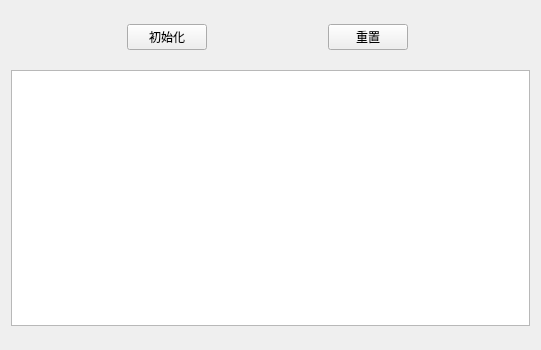
<?xml version="1.0" encoding="UTF-8"?>
<ui version="4.0">
 <class>QT_InitializeKGC</class>
 <widget class="QWidget" name="QT_InitializeKGC">
  <property name="geometry">
   <rect>
    <x>0</x>
    <y>0</y>
    <width>541</width>
    <height>350</height>
   </rect>
  </property>
  <property name="windowTitle">
   <string>Form</string>
  </property>
  <layout class="QGridLayout" name="gridLayout_2">
   <item row="0" column="0">
    <layout class="QGridLayout" name="gridLayout" rowstretch="1,3,1,19,1" rowminimumheight="1,3,1,19,1">
     <item row="3" column="0" colspan="2">
      <widget class="QTextEdit" name="edit_text"/>
     </item>
     <item row="2" column="0">
      <spacer name="verticalSpacer">
       <property name="orientation">
        <enum>Qt::Vertical</enum>
       </property>
       <property name="sizeHint" stdset="0">
        <size>
         <width>17</width>
         <height>13</height>
        </size>
       </property>
      </spacer>
     </item>
     <item row="0" column="0" colspan="2">
      <spacer name="verticalSpacer_3">
       <property name="orientation">
        <enum>Qt::Vertical</enum>
       </property>
       <property name="sizeHint" stdset="0">
        <size>
         <width>20</width>
         <height>40</height>
        </size>
       </property>
      </spacer>
     </item>
     <item row="4" column="0" colspan="2">
      <spacer name="verticalSpacer_2">
       <property name="orientation">
        <enum>Qt::Vertical</enum>
       </property>
       <property name="sizeHint" stdset="0">
        <size>
         <width>20</width>
         <height>40</height>
        </size>
       </property>
      </spacer>
     </item>
     <item row="1" column="0">
      <layout class="QHBoxLayout" name="horizontalLayout">
       <item>
        <spacer name="horizontalSpacer_2">
         <property name="orientation">
          <enum>Qt::Horizontal</enum>
         </property>
         <property name="sizeHint" stdset="0">
          <size>
           <width>40</width>
           <height>20</height>
          </size>
         </property>
        </spacer>
       </item>
       <item>
        <widget class="QPushButton" name="btn_start">
         <property name="text">
          <string>初始化</string>
         </property>
        </widget>
       </item>
       <item>
        <spacer name="horizontalSpacer">
         <property name="orientation">
          <enum>Qt::Horizontal</enum>
         </property>
         <property name="sizeHint" stdset="0">
          <size>
           <width>40</width>
           <height>20</height>
          </size>
         </property>
        </spacer>
       </item>
       <item>
        <widget class="QPushButton" name="btn_restart">
         <property name="text">
          <string>重置</string>
         </property>
        </widget>
       </item>
       <item>
        <spacer name="horizontalSpacer_3">
         <property name="orientation">
          <enum>Qt::Horizontal</enum>
         </property>
         <property name="sizeHint" stdset="0">
          <size>
           <width>40</width>
           <height>20</height>
          </size>
         </property>
        </spacer>
       </item>
      </layout>
     </item>
    </layout>
   </item>
  </layout>
 </widget>
 <resources/>
 <connections/>
</ui>
